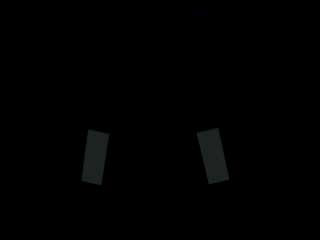
#> input picture frame 125 of target_samples/field_panel_2_rocket.avi, 320 x 240 px
$ python ErrorRoiAlgorithm.py
#> lines starting #> are read from the running program, lines starting #| are printed output that depends on the picture; after the words box and inside, x2 and y2 are one past the last pixel; in counts of white or black regions, pixels touching at a corner belong together
import numpy as np
import cv2
import FalconEyeMap
import time

# Creates a capture from the specified camera or file
cap = cv2.VideoCapture('../target_samples/field_panel_2_rocket.avi')

distance = None

def findBestTarget(contoursList):
    lowestError = None
    bestTarget = None
    bestTargetIsRight = None
    for contour in contoursList:
        rect = cv2.minAreaRect(contour)
        aspectRatio = rect[1][0] / rect[1][1]
        angle = rect[2]

        # Finds the percent error for aspect ratio and angle
        rightAspectRatioError = abs((aspectRatio - FalconEyeMap.TARGET_ASPECT_RATIO_RIGHT) / FalconEyeMap.TARGET_ASPECT_RATIO_RIGHT)
        leftAspectRatioError = abs((aspectRatio - FalconEyeMap.TARGET_ASPECT_RATIO_LEFT) / FalconEyeMap.TARGET_ASPECT_RATIO_LEFT)
        if rightAspectRatioError <= leftAspectRatioError:
            aspectRatioError = rightAspectRatioError
        else:
            aspectRatioError = leftAspectRatioError
        rightAngleError = abs((angle - FalconEyeMap.TARGET_ANGLE_DEGREES_RIGHT) / FalconEyeMap.TARGET_ANGLE_DEGREES_RIGHT)
        leftAngleError = abs((angle - FalconEyeMap.TARGET_ANGLE_DEGREES_LEFT) / FalconEyeMap.TARGET_ANGLE_DEGREES_LEFT)
        if rightAngleError <= leftAngleError:
            angleError = rightAngleError
        else:
            angleError = leftAngleError

        error = aspectRatioError + angleError

        # Determines if the contour is a right or left target
        if rightAspectRatioError + rightAngleError <= leftAspectRatioError + leftAngleError:
            isRight = True
        else:
            isRight = False

        # If there is no lowest error, then this contour has the lowest error and is the new best target
        if lowestError == None or error <= lowestError:
            lowestError = error
            bestTarget = contour
            bestTargetIsRight = isRight
    return bestTarget, bestTargetIsRight

while(1):
    # Slows video to 10 fps
    time.sleep(0.1)

    _, frame = cap.read()
#> frame is the input picture: shape (240, 320, 3); mean B, G, R 1, 1, 0.9

    tickCount1 = cv2.getTickCount()

    # Converts frame to grayscale, then to a binary image
    grayscale = cv2.cvtColor(frame, cv2.COLOR_BGR2GRAY)
    _, thresh = cv2.threshold(grayscale, FalconEyeMap.LOWER_BRIGHTNESS, FalconEyeMap.UPPER_BRIGHTNESS, 0)
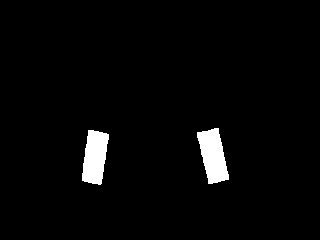
#> thresh: shape (240, 320); values 0 (black) and 50 (white), 2.9% white; 2 white regions

    # Stores the number of rows and columns in thresh
    rows = thresh.shape[0]
#> rows = 240
    cols = thresh.shape[1]
#> cols = 320

    # Finds the contours within the brightness threshold
    contours, hierarchy = cv2.findContours(thresh, cv2.RETR_TREE, cv2.CHAIN_APPROX_SIMPLE)
#> contours = 2 contours; box (x1, y1, x2, y2) and area: (197, 128, 229, 184) 1084, (82, 130, 109, 185) 1022

    # Filters out contours with small areas
    i = 0
    contoursLen = len(contours)
#> contoursLen = 2
    while i < contoursLen:
        currContour = contours[i]
        if cv2.contourArea(currContour) < FalconEyeMap.CONTOUR_SIZE_THRESHOLD:
            del contours[i]
            i-=1
            contoursLen-=1
        i+=1
#> this loop made 2 passes
#> i on passes 1 to 2: 1, 2
#> after the loop, contoursLen = 2; i = 2

    if len(contours) >= 2:
        bestTarget, bestTargetIsRight = findBestTarget(contours)
#> the loop in findBestTarget, `for contour in contoursList:` made 2 passes
#> (rect, aspectRatio, angle, rightAspectRatioError, leftAspectRatioError, aspectRatioError, rightAngleError, leftAngleError) on pass 1: (((94.5, 156.8), (52.66, 21.41), -81.47), 2.46, -81.47, 5.76, 0.106, 0.106, 4.62, 0.0791)
#> (rect, aspectRatio, angle, rightAspectRatioError, leftAspectRatioError, aspectRatioError, rightAngleError, leftAngleError) on pass 2: (((212.6, 155.6), (22.45, 53.36), -12.53), 0.421, -12.53, 0.157, 0.847, 0.157, 0.136, 0.834)
#> after the loop in findBestTarget, `for contour in contoursList:`: bestTarget = contour of 47 points, box (x1, y1, x2, y2) (82, 130, 109, 185), area 1022; bestTargetIsRight = False; lowestError = 0.185
#> bestTargetIsRight = False

        # Draws a rectangle around the best target
        bestRect = cv2.minAreaRect(bestTarget)
#> bestRect = ((94.5, 156.8), (52.66, 21.41), -81.47)
        bestBox = cv2.boxPoints(bestRect)
#> bestBox = [[101.2, 184.5], [80, 181.3], [87.82, 129.2], [109, 132.4]]
        bestBox = np.int0(bestBox)
#> bestBox = [[101, 184], [80, 181], [87, 129], [108, 132]]
        cv2.drawContours(frame, [bestBox], 0, (0,0,255), 2)
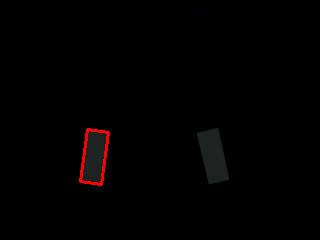
#> frame: shape (240, 320, 3); 0.56% of pixels changed, all inside (x1, y1, x2, y2) = (79, 128, 110, 186)

        # Creates a range of interest to the side of the target
        bestRectCX = bestRect[0][0]
#> bestRectCX = 94.5
        bestRectCY = bestRect[0][1]
#> bestRectCY = 156.8
        if bestTargetIsRight:
            bestRectWidth = bestRect[1][0]
            bestRectHeight = bestRect[1][1]

            rightmostCol = int(bestRectCX - bestRectHeight)
            leftmostCol = int(bestRectCX - 3*bestRectHeight)
            upperRow = int(bestRectCY + 2*bestRectHeight)
            lowerRow = int(bestRectCY - 2*bestRectHeight)
        else:
            bestRectWidth = bestRect[1][1]
#> bestRectWidth = 21.41
            bestRectHeight = bestRect[1][0]
#> bestRectHeight = 52.66

            rightmostCol = int(bestRectCX + 3*bestRectHeight)
#> rightmostCol = 252
            leftmostCol = int(bestRectCX + bestRectHeight)
#> leftmostCol = 147
            upperRow = int(bestRectCY + 2*bestRectHeight)
#> upperRow = 262
            lowerRow = int(bestRectCY - 2*bestRectHeight)
#> lowerRow = 51

        # Ensures the range of interest fits in the frame
        if rightmostCol >= cols:
            rightmostCol = cols
        if leftmostCol <= 0:
            leftmostCol = 0
        if upperRow >= rows:
            upperRow = rows
#> upperRow = 240
        if lowerRow <= 0:
            lowerRow = 0

        roi = thresh[lowerRow:upperRow, leftmostCol:rightmostCol]
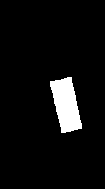
#> roi: shape (189, 105); values 0 (black) and 50 (white), 5.8% white; 1 white region
        subframe = frame[lowerRow:upperRow, leftmostCol:rightmostCol]
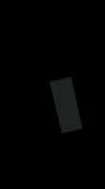
#> subframe: shape (189, 105, 3); mean B, G, R 2, 2.1, 1.8

        # Finds the contours in the ROI
        contours, hierarchy = cv2.findContours(roi, cv2.RETR_TREE, cv2.CHAIN_APPROX_SIMPLE)
#> contours = 1 contour; box (x1, y1, x2, y2) and area: (50, 77, 82, 133) 1084

        # Filters out contours with small areas
        i = 0
        contoursLen = len(contours)
#> contoursLen = 1
        while i < contoursLen:
            currContour = contours[i]
            if cv2.contourArea(currContour) < FalconEyeMap.CONTOUR_SIZE_THRESHOLD:
                del contours[i]
                i-=1
                contoursLen-=1
            i+=1
#> this loop made 1 pass
#> after the loop, contoursLen = 1; i = 1

        if len(contours) >= 1:
            secondBestTarget, _ = findBestTarget(contours)
#> the loop in findBestTarget (call 2), `for contour in contoursList:` made 1 pass
#> (rect, aspectRatio, angle, rightAspectRatioError, leftAspectRatioError, aspectRatioError, rightAngleError, leftAngleError) on pass 1: (((65.64, 104.6), (22.45, 53.36), -12.53), 0.421, -12.53, 0.157, 0.847, 0.157, 0.136, 0.834)
#> secondBestTarget = contour of 62 points, box (x1, y1, x2, y2) (50, 77, 82, 133), area 1084

            # Draws a rectangle around the second-best target
            secondBestRect = cv2.minAreaRect(secondBestTarget)
#> secondBestRect = ((65.64, 104.6), (22.45, 53.36), -12.53)
            secondBestBox = cv2.boxPoints(secondBestRect)
#> secondBestBox = [[60.47, 133.1], [48.89, 81.02], [70.81, 76.15], [82.39, 128.2]]
            secondBestBox = np.int0(secondBestBox)
#> secondBestBox = [[60, 133], [48, 81], [70, 76], [82, 128]]
            cv2.drawContours(subframe, [secondBestBox], 0, (0,0,255), 2)
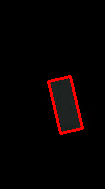
#> subframe: shape (189, 105, 3); 2.21% of pixels changed, all inside (x1, y1, x2, y2) = (47, 75, 84, 135)
            frame[lowerRow:upperRow, leftmostCol:rightmostCol] = subframe

            # Stores center of second-best target and frame
            secondBestRectCX = secondBestRect[0][0] + leftmostCol
#> secondBestRectCX = 212.6
            secondBestRectCY = secondBestRect[0][1] + lowerRow
#> secondBestRectCY = 155.6
            frameCenterX = int(cols / 2)
#> frameCenterX = 160

            # Calculates the midpoint of targets and distance between midpoint and center of frame
            midpointX = int((bestRectCX + secondBestRectCX) / 2)
#> midpointX = 153
            midpointY = int((bestRectCY + secondBestRectCY) / 2)
#> midpointY = 156
            distance = abs(int(frameCenterX - midpointX))
#> distance = 7

            # Draws a line from midpoint to center of frame
            cv2.line(frame, (midpointX, midpointY), (frameCenterX, midpointY), (0,0,255), 3)
#> frame: shape (240, 320, 3); mean B, G, R 0.9, 0.9, 3.8

    # Draws a vertical line in the center of frame
    cv2.line(frame, (frameCenterX, 0), (frameCenterX, rows), (0,255,0), 3)
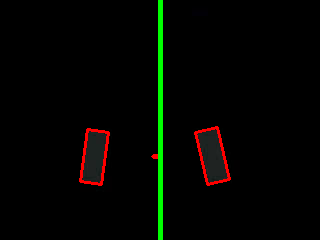
#> frame: shape (240, 320, 3); mean B, G, R 0.9, 4.9, 3.7

    tickCount2 = cv2.getTickCount()
    timeElapsed = (tickCount2 - tickCount1) / cv2.getTickFrequency()
    print(timeElapsed)

    # Displays frame, thresh, and roi
    cv2.imshow("frame", frame)
    cv2.imshow("thresh", thresh)
    cv2.imshow("ROI", roi)

    # Closes the program if Esc is pressed
    k = cv2.waitKey(5) & 0xFF
#> (key Esc is pressed here)
    if k == 27:
        break

cap.release()

cv2.destroyAllWindows()

$ run again, starting later in the video
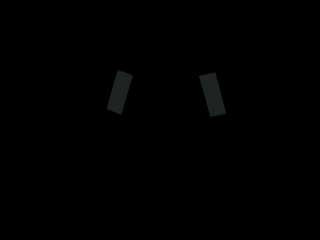
#> input picture frame 1000 of target_samples/field_panel_2_rocket.avi, 320 x 240 px
#> frame is the input picture: shape (240, 320, 3); mean B, G, R 0.6, 0.6, 0.6
#> thresh: shape (240, 320); values 0 (black) and 50 (white), 1.8% white; 2 white regions
#> `contours, hierarchy = cv2.findContours(thresh, cv2.RETR_TREE, cv2.CHAI..`: contours = 2 contours; box (x1, y1, x2, y2) and area: (199, 73, 226, 117) 654, (107, 70, 133, 115) 611
#> `contoursLen = len(contours)`: contoursLen = 2
#> the loop `while i < contoursLen:` made 2 passes
#> i on passes 1 to 2: 1, 2
#> the loop in findBestTarget, `for contour in contoursList:` made 2 passes
#> (rect, aspectRatio, angle, rightAspectRatioError, leftAspectRatioError, aspectRatioError, rightAngleError, leftAngleError) on passes 1 to 2: (((212.2, 94.3), (17.1, 43.68), -15.26), 0.392, -15.26, 0.0768, 0.858, 0.0768, 0.0521, 0.798), (((119, 91.86), (41.93, 16.53), -73.61), 2.54, -73.61, 5.97, 0.0779, 0.0779, 4.08, 0.025)
#> after the loop in findBestTarget, `for contour in contoursList:`: bestTarget = contour of 62 points, box (x1, y1, x2, y2) (107, 70, 133, 115), area 611; bestTargetIsRight = False; lowestError = 0.103
#> `bestTarget, bestTargetIsRight = findBestTarget(contours)`: bestTargetIsRight = False
#> bestRect = ((119, 91.86), (41.93, 16.53), -73.61)
#> `bestBox = cv2.boxPoints(bestRect)`: bestBox = [[121, 114.3], [105.2, 109.6], [117, 69.41], [132.9, 74.08]]
#> `bestBox = np.int0(bestBox)`: bestBox = [[121, 114], [105, 109], [116, 69], [132, 74]]
#> bestRectCX = 119
#> bestRectCY = 91.86
#> bestRectWidth = 16.53
#> bestRectHeight = 41.93
#> rightmostCol = 244
#> leftmostCol = 160
#> upperRow = 175
#> lowerRow = 7
#> roi: shape (168, 84); values 0 (black) and 50 (white), 5% white; 1 white region
#> `contours, hierarchy = cv2.findContours(roi, cv2.RETR_TREE, cv2.CHAIN_A..`: contours = 1 contour; box (x1, y1, x2, y2) and area: (39, 66, 66, 110) 654
#> `contoursLen = len(contours)`: contoursLen = 1
#> the loop `while i < contoursLen:` made 1 pass
#> the loop in findBestTarget (call 2), `for contour in contoursList:` made 1 pass
#> (rect, aspectRatio, angle, rightAspectRatioError, leftAspectRatioError, aspectRatioError, rightAngleError, leftAngleError) on pass 1: (((52.22, 87.3), (17.1, 43.68), -15.26), 0.392, -15.26, 0.0768, 0.858, 0.0768, 0.0521, 0.798)
#> secondBestTarget = contour of 59 points, box (x1, y1, x2, y2) (39, 66, 66, 110), area 654
#> secondBestRect = ((52.22, 87.3), (17.1, 43.68), -15.26)
#> `secondBestBox = cv2.boxPoints(secondBestRect)`: secondBestBox = [[49.72, 110.6], [38.22, 68.48], [54.72, 63.98], [66.22, 106.1]]
#> `secondBestBox = np.int0(secondBestBox)`: secondBestBox = [[49, 110], [38, 68], [54, 63], [66, 106]]
#> `cv2.drawContours(subframe, [secondBestBox], 0, (0,0,255), 2)`:
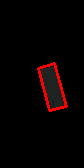
#> subframe: shape (168, 84, 3); mean B, G, R 1.4, 1.5, 7.5
#> secondBestRectCX = 212.2
#> secondBestRectCY = 94.3
#> midpointX = 165
#> midpointY = 93
#> distance = 5
#> `cv2.line(frame, (frameCenterX, 0), (frameCenterX, rows), (0,255,0), 3)`:
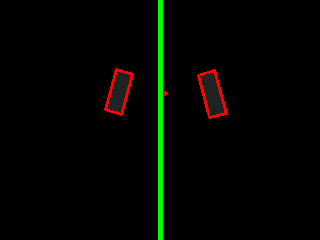
#> frame: shape (240, 320, 3); mean B, G, R 0.5, 4.5, 2.7
